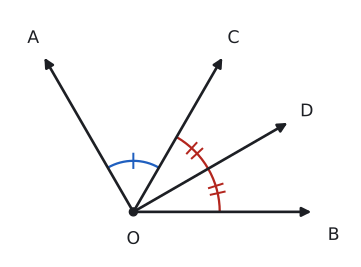

Python code for this plot:
import sys; sys.path.insert(0, "tools")
from cizim import *

def yon(d): return np.array([np.cos(np.radians(d)), np.sin(np.radians(d))])
O = np.array([0.0, 0.0])
def isin(ax, d, ad="", L=2.3, renk=YAZI, ls="-", dxy=(0, 0)):
    P = O + L * yon(d)
    ax.annotate("", xy=P, xytext=O, arrowprops=dict(arrowstyle="-|>", color=renk, lw=2, ls=ls, mutation_scale=14))
    if ad: ax.text(*(P + 0.25 * yon(d) + np.array(dxy)), ad, color=renk, ha="center", va="center", fontsize=13)
def dogru(ax, d, ad="", L=2.3):
    P, Q = O + L * yon(d), O - L * yon(d)
    ax.annotate("", xy=P, xytext=Q, arrowprops=dict(arrowstyle="<|-|>", color=YAZI, lw=2, mutation_scale=14))
    if ad: ax.text(*(P + 0.28 * yon(d)), ad, color=SOLUK, ha="center", va="center")
def yay(ax, a1, a2, r, ad="", renk=MAVI, rr=None, centik=0, fs=12):
    ax.add_patch(patches.Arc(O, 2 * r, 2 * r, theta1=a1, theta2=a2, color=renk, lw=1.7))
    m = (a1 + a2) / 2
    for k in range(centik):
        t = np.radians(m + (k - (centik - 1) / 2) * 5)
        ax.plot([(r - 0.09) * np.cos(t), (r + 0.09) * np.cos(t)], [(r - 0.09) * np.sin(t), (r + 0.09) * np.sin(t)], color=renk, lw=1.5)
    if ad:
        rr = rr if rr is not None else r + 0.4
        ax.text(*(rr * yon(m)), ad, color=renk, fontsize=fs, ha="center", va="center")
def kose(ax, ad="O", dxy=(0, -0.35)):
    ax.plot(*O, "o", color=YAZI, markersize=6); ax.text(dxy[0], dxy[1], ad, ha="center", va="center", fontsize=13)

# Soru 6: m(AOB)=120°; [OC, AOB'nin açıortayı (60+60); [OD, COB'nin açıortayı (30+30).
fig, ax = sekil(5, 3.4); ax.set_aspect("equal"); ax.axis("off")
isin(ax, 0, "B", dxy=(0, -0.3)); isin(ax, 120, "A"); isin(ax, 60, "C"); isin(ax, 30, "D")
kose(ax)
yay(ax, 60, 120, 0.65, renk=MAVI, centik=1)
yay(ax, 0, 30, 1.1, renk=KIRMIZI, centik=2); yay(ax, 30, 60, 1.1, renk=KIRMIZI, centik=2)
ax.set_xlim(-1.6, 2.8); ax.set_ylim(-0.6, 2.6)
kaydet(fig, __file__)
